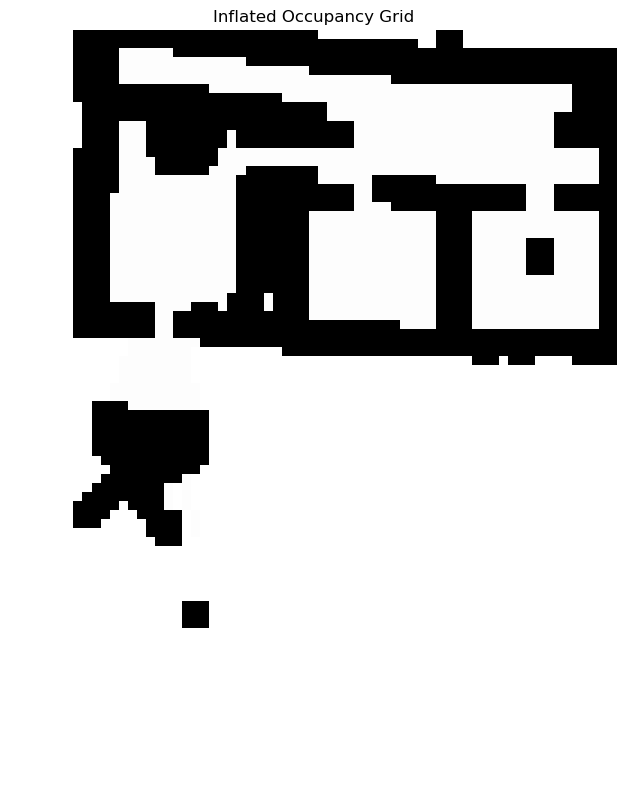
#> input picture inflated_map_debug.png, 626 x 810 px, found by its file name
$ python visualize_marked_cells.py
#> lines starting #> are read from the running program, lines starting #| are printed output that depends on the picture
import matplotlib.pyplot as plt
import matplotlib.image as mpimg

# Load the image
img_path = '/tmp/inflated_map_debug.png'
img = mpimg.imread(img_path)
#> img is the input picture: shape (810, 626, 4) float32; mean R, G, B, A 0.795, 0.795, 0.795, 1

# Convert cell coordinates to pixel space
# Map size from your occupancy grid (67 x 85)
map_width = 67
map_height = 85

# Image dimensions
img_height, img_width = img.shape[0], img.shape[1]
#> img_height = 810; img_width = 626

# Grid cell to mark
cells_to_mark = [(20, 27), (61, 23)]  # (x, y) format

# Convert cell coords to image pixel coords
def grid_to_pixel(cell):
    gx, gy = cell
    px = int((gx / map_width) * img_width)
    py = img_height - int((gy / map_height) * img_height)  # Y is flipped!
    return (px, py)

# Plot image and markers
plt.figure(figsize=(10, 10))
plt.imshow(img, cmap='gray')
plt.title("Map with Cell Markers")

# Draw circles
for cell in cells_to_mark:
    px, py = grid_to_pixel(cell)
    plt.plot(px, py, 'go', markersize=10)  # Green circles

# Optional: annotate the point
    plt.text(px + 5, py - 5, f"{cell}", color='lime', fontsize=10)

plt.xlabel("X (pixels)")
plt.ylabel("Y (pixels)")
plt.grid(True)
plt.show()
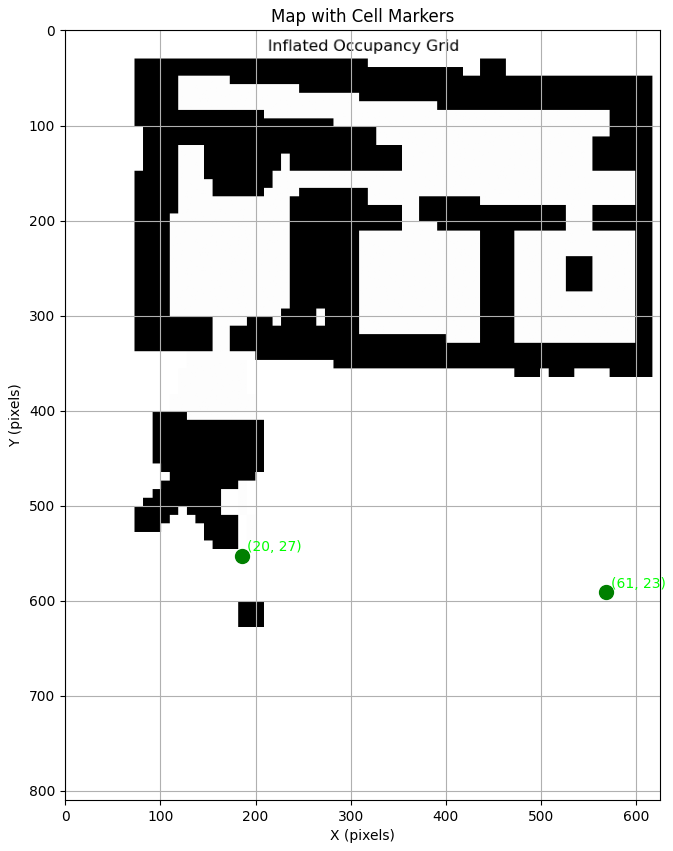
#> figure drawn by matplotlib, 1 panel
